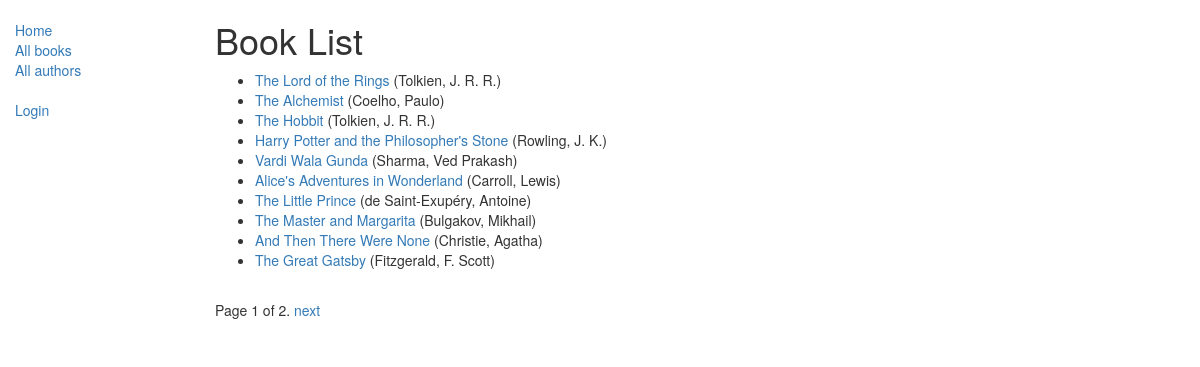
/catalog/books/, run on the app's committed database.
### catalog/models.py (models this page shows, shortened)
class Book(models.Model):
    title = models.CharField(max_length=200)
    author = models.ForeignKey('Author', on_delete=models.SET_NULL, null=True)
    summary = models.TextField(max_length=1000, help_text="Enter a brief description of the book")
    isbn = models.CharField('ISBN', max_length=13,
                            help_text='13 Character <a href="https://www.isbn-international.org/content/what-isbn">ISBN number</a>')
    genre = models.ManyToManyField(Genre, help_text="Select a genre for this book")
    language = models.ForeignKey('Language', on_delete=models.SET_NULL, null=True)
    def display_genre(self):
        """
        Creates a string for the Genre. This is required to display genre in Admin.
        """
        return ', '.join([genre.name for genre in self.genre.all()[:3]])
    display_genre.short_description = 'Genre'
    def get_absolute_url(self):
        return reverse('book-detail', args=[str(self.id)])

class Author(models.Model):
    first_name = models.CharField(max_length=100)
    last_name = models.CharField(max_length=100)
    date_of_birth = models.DateField(null=True, blank=True)
    date_of_death = models.DateField('died', null=True, blank=True)
    def __str__(self):
        return '{0}, {1}'.format(self.last_name, self.first_name)
    class Meta:
        ordering = ['last_name']

### catalog/views.py (the view)
# urls.py: path('books/', views.BookListView.as_view(), name='books'),
class BookListView(generic.ListView):
    model = Book
    paginate_by = 10

### catalog/templates/catalog/book_list.html (shortened to what this page needs)
{% extends "base_generic.html" %}
{% block content %}
    <h1>Book List</h1>
    {% if book_list %}
    <ul>
      {% for book in book_list %}
      <li>
        <a href="{{ book.get_absolute_url }}">{{ book.title }}</a> ({{book.author}})
      </li>
      {% endfor %}
    </ul>
    {% else %}
      <p>There are no books in the library.</p>
    {% endif %}
{% endblock %}

### data on the page
Book: title "The Lord of the Rings", author "Tolkien, J. R. R."
Book: title "The Alchemist", author "Coelho, Paulo"
Book: title "The Hobbit", author "Tolkien, J. R. R."
Book: title "Harry Potter and the Philosopher's Stone", author "Rowling, J. K."
Book: title "Vardi Wala Gunda", author "Sharma, Ved Prakash"
Book: title "Alice's Adventures in Wonderland", author "Carroll, Lewis"
Book: title "The Little Prince", author "de Saint-Exupéry, Antoine"
Book: title "The Master and Margarita", author "Bulgakov, Mikhail"
Book: title "And Then There Were None", author "Christie, Agatha"
Book: title "The Great Gatsby", author "Fitzgerald, F. Scott"

### other printed values
{{ page_obj.number }} "1"
{{ page_obj.paginator.num_pages }} "2"
